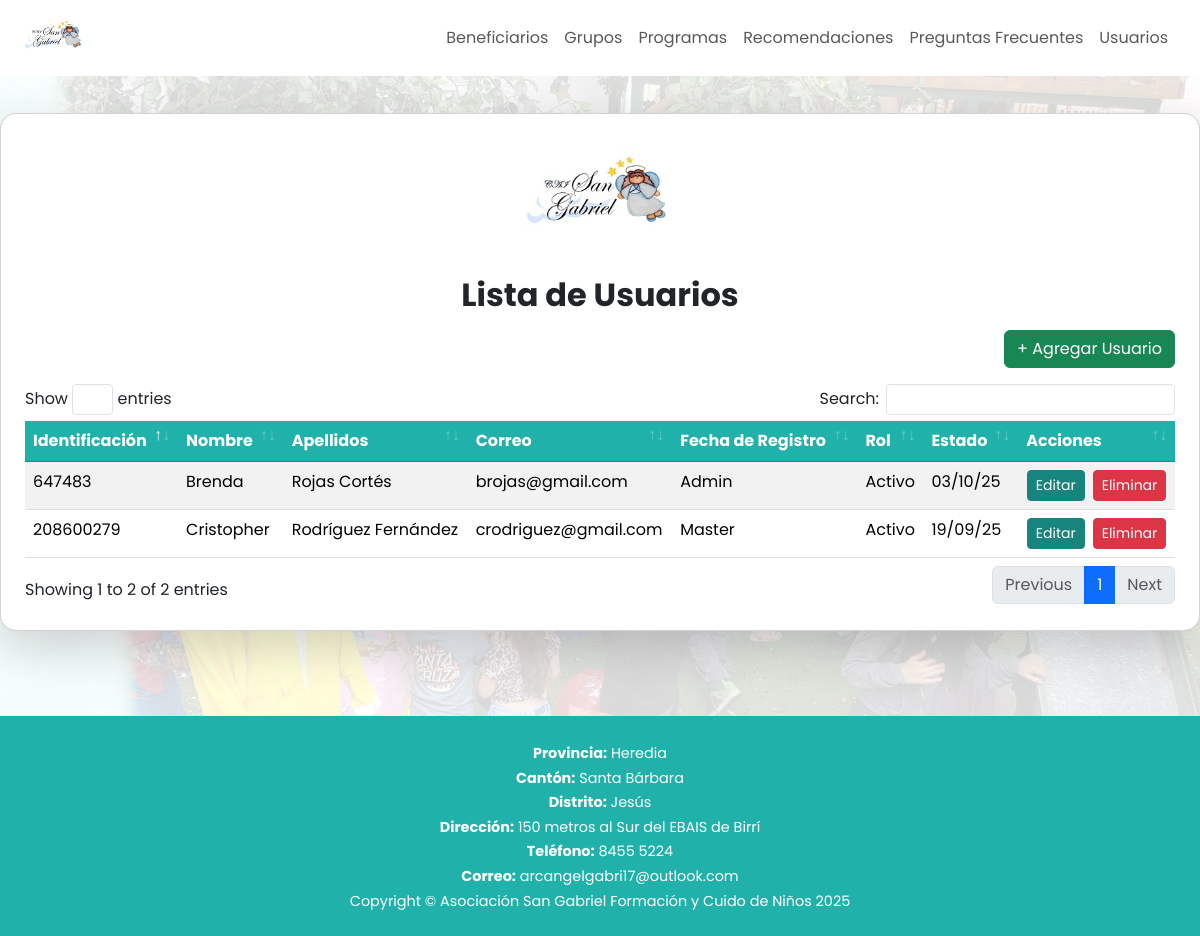
/Views/Usuarios/listaUsuarios.php (signed in), run on the app's committed database.
### tables this page shows
CREATE TABLE `tbl_usuarios` (
  `id_usuario` int NOT NULL,
  `identificacion` varchar(15) NOT NULL,
  `nombre` varchar(50) NOT NULL,
  `apellidos` varchar(100) NOT NULL,
  `correo` varchar(100) NOT NULL,
  `contrasenna` varchar(255) NOT NULL,
  `fecha_registro` datetime DEFAULT CURRENT_TIMESTAMP,
  `id_rol` int DEFAULT NULL,
  `estado` tinyint(1) DEFAULT '1'
);

CREATE TABLE `tbl_roles` (
  `id_rol` int NOT NULL,
  `nombre_rol` varchar(50) NOT NULL
);

### Views/Usuarios/listaUsuarios.php (the view, shortened to what this page needs)
<?php
$cn = abrirConexion();
$query = "SELECT u.id_usuario, u.identificacion, u.nombre, u.apellidos, u.correo, r.nombre_rol, u.estado, u.fecha_registro
          FROM tbl_usuarios u
          JOIN tbl_roles r ON u.id_rol = r.id_rol
          ORDER BY u.id_usuario DESC";
$resultado = $cn->query($query);
?>
<!DOCTYPE html>
<html lang="en">
<head>
    <link href="../../Assets/css/bootstrap.min.css" rel="stylesheet">
    <link href="../../Assets/css/customStyles/listaUsuariosStyle.css" rel="stylesheet">
    <link href="../../Assets/vendor/datatables/dataTables.bootstrap4.min.css" rel="stylesheet">
</head>
<body>
    <nav>
        <?php include '../Layout/Navbars/navbar2.php' ?>
    </nav>
    <main>
        <div class="card p-4 shadow-lg mb-5">
            <img src="../../Assets/img/logo.png" alt="SANGABRIEL Logo" class="logo">
            <h2 class="fw-bold text-center mb-3">Lista de Usuarios</h2>
            <div class="mb-3 text-end">
                <a href="../Usuarios/crearUsuario.php" class="btn btn-success">+ Agregar Usuario</a>
            </div>
            <div class="table-responsive">
                <table id="tablaUsuarios" class="table table-striped table-hover">
                    <thead>
                        <tr>
                            <th>Identificación</th>
                            <th>Nombre</th>
                            <th>Apellidos</th>
                            <th>Correo</th>
                            <th>Fecha de Registro</th>
                            <th>Rol</th>
                            <th>Estado</th>
                            <th>Acciones</th>
                        </tr>
                    </thead>
                    <tbody>
                        <?php if ($resultado && $resultado->num_rows): ?>
                            <?php while ($u = $resultado->fetch_assoc()): ?>
                                <tr>
                                    <td><?= htmlspecialchars($u['identificacion']) ?></td>
                                    <td><?= htmlspecialchars($u["nombre"]) ?></td>
                                    <td><?= htmlspecialchars($u["apellidos"]) ?></td>
                                    <td><?= htmlspecialchars($u["correo"]) ?></td>
                                    <td><?= htmlspecialchars($u["nombre_rol"]) ?></td>
                                    <td><?= $u["estado"] ? 'Activo' : 'Inactivo' ?></td>
                                    <td><?= date("d/m/y", strtotime($u["fecha_registro"])) ?></td>
                                    <td>
                                        <div class="d-flex gap-2 justify-content-center">
                                            <a href="editarUsuario.php?id=<?= $u['id_usuario'] ?>" class="btn btn-primary btn-sm">Editar</a>
                                            <a href="eliminarUsuario.php?id=<?= $u['id_usuario'] ?>" class="btn btn-danger btn-sm"
                                                onclick="return confirm('¿Seguro que deseas eliminar este usuario?')">Eliminar</a>
                                        </div>
                                    </td>
                                </tr>
                            <?php endwhile; ?>
                        <?php else: ?>
                            <tr><td colspan="8" class="text-center">No hay usuarios registrados</td></tr>
                            <?php endif; ?>
                    </tbody>
                </table>
            </div>
        </div>
    </main>
    <footer>
        <?php include '../Layout/footer.php' ?>
    </footer>
</body>
</html>

### Views/Layout/Navbars/navbar2.php (shortened to what this page needs)
<?php
$rol = $_SESSION['id_rol'];
?>
<nav class="navbar navbar-expand-lg navbar-light px-4">
    <a class="navbar-brand" href="../home.php">
        <img src="../../Assets/img/logo.png" alt="SANGABRIEL Logo">
    </a>
    <div class="collapse navbar-collapse justify-content-end" id="navbarNav">
        <ul class="navbar-nav">
            <?php if ($rol == 1): ?>
                <li class="nav-item"><a class="nav-link" href="../Beneficiarios/listaBeneficiarios.php">Beneficiarios</a></li>
                <li class="nav-item"><a class="nav-link" href="../Grupos/listaGrupos.php">Grupos</a></li>
                <li class="nav-item"><a class="nav-link" href="../Programas/listaProgramas.php">Programas</a></li>
                <li class="nav-item"><a class="nav-link" href="../recomendaciones.php">Recomendaciones</a></li>
                <li class="nav-item"><a class="nav-link" href="../faqs.php">Preguntas Frecuentes</a></li>
                <li class="nav-item"><a class="nav-link" href="../Usuarios/listaUsuarios.php">Usuarios</a></li>
            <?php endif; ?>
        </ul>
    </div>
</nav>

### Views/Layout/footer.php
<?php
$info = [
    "Provincia" => "Heredia",
    "Cantón" => "Santa Bárbara",
    "Distrito" => "Jesús",
    "Dirección" => "150 metros al Sur del EBAIS de Birrí",
    "Teléfono" => "8455 5224",
    "Correo" => "arcangelgabri17@outlook.com"
];
?>
<footer>
    <?php foreach ($info as $label => $value): ?>
        <p><strong><?php echo $label; ?>:</strong> <?php echo $value; ?> </p>
    <?php endforeach; ?>
    <span>Copyright &copy;
        Asociación San Gabriel Formación y Cuido de Niños <?php echo date("Y"); ?>
    </span>
</footer>

### Assets/css/customStyles/listaUsuariosStyle.css (style rules this page uses)
body { font-family: 'Poppins', sans-serif; background-color: #f0f9ff; }
.navbar { background-color: #fff; box-shadow: 0 4px 6px rgba(0, 0, 0, 0.05); }
.navbar-brand img { height: 50px; }
main { background: url("../../img/background.jpg") center no-repeat; background-size: cover; min-height: 80vh; position: relative; display: flex; align-items: center; justify-content: center; }
main::before { content: ""; position: absolute; top: 0; left: 0; width: 100%; height: 100%; background-color: rgba(255, 255, 255, 0.85); z-index: 1; }
main > * { position: relative; z-index: 2; }
.card { padding: 2rem; width: 100%; max-width: 1500px; border-radius: 1rem; box-shadow: 0 4px 10px rgba(0, 0, 0, 0.1); }
.logo { width: 150px; display: block; margin: 0 auto 1rem auto; }
.btn-primary { background-color: #17847e; border-color: #17847e; }
#tablaUsuarios thead th { background-color: #20b2aa !important; color: #fff !important; border-color: #198c85 !important; }
#tablaUsuarios tbody tr:nth-child(odd) { background: #f0fbfa; }
footer { background-color: #20b2aa; color: white; padding: 12px 20px; text-align: center; font-size: 0.9rem; }
footer p { margin: 3px 0; }

### data on the page
tbl_usuarios: identificacion "647483", nombre "Brenda", apellidos "Rojas Cortés", correo "brojas@gmail.com", id_rol.nombre_rol "Admin", estado "Activo", fecha_registro "03/10/25"
tbl_usuarios: identificacion "208600279", nombre "Cristopher", apellidos "Rodríguez Fernández", correo "crodriguez@gmail.com", id_rol.nombre_rol "Master", estado "Activo", fecha_registro "19/09/25"

### other printed values
$label "Provincia"
$value "Heredia"
$label "Cantón"
$value "Santa Bárbara"
$label "Distrito"
$value "Jesús"
$label "Dirección"
$value "150 metros al Sur del EBAIS de Birrí"
$label "Teléfono"
$value "8455 5224"
$label "Correo"
$value "arcangelgabri17@outlook.com"
